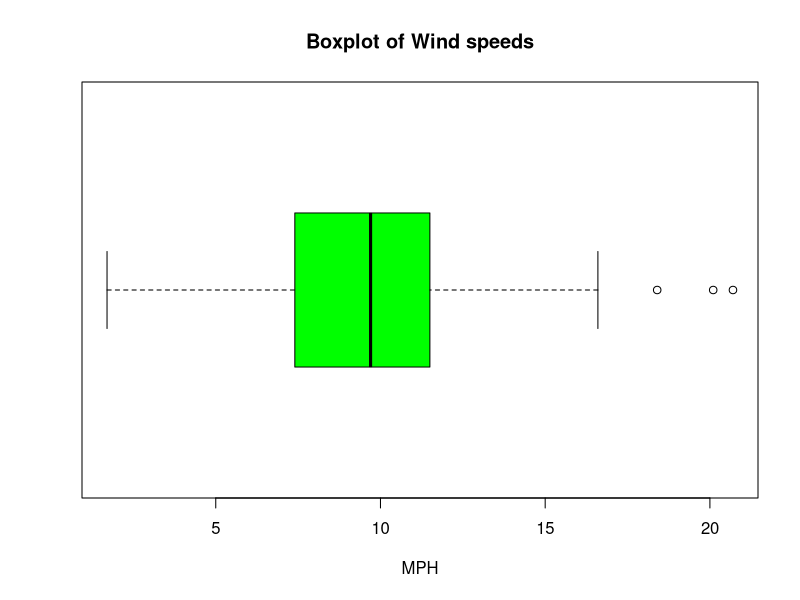
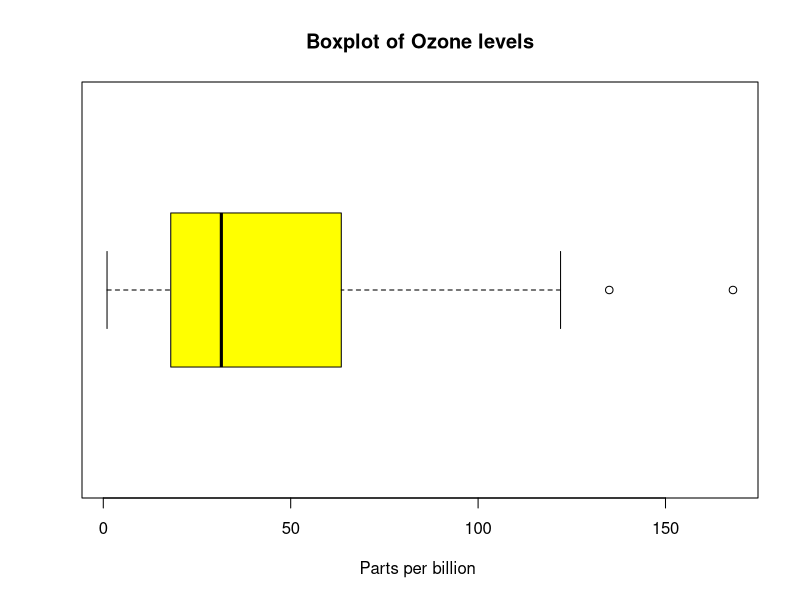

Write the R code that produced these figures, in order.
summary(airquality)
y=airquality$Temp
x1=airquality$Ozone
x2=airquality$Solar.R
x3=airquality$Wind
boxplot(airquality$Wind, horizontal =TRUE,main="Boxplot of Wind speeds",
col="green",xlab="MPH" )
boxplot(airquality$Ozone, horizontal =TRUE,main="Boxplot of Ozone levels",
col="yellow",xlab="Parts per billion " )
